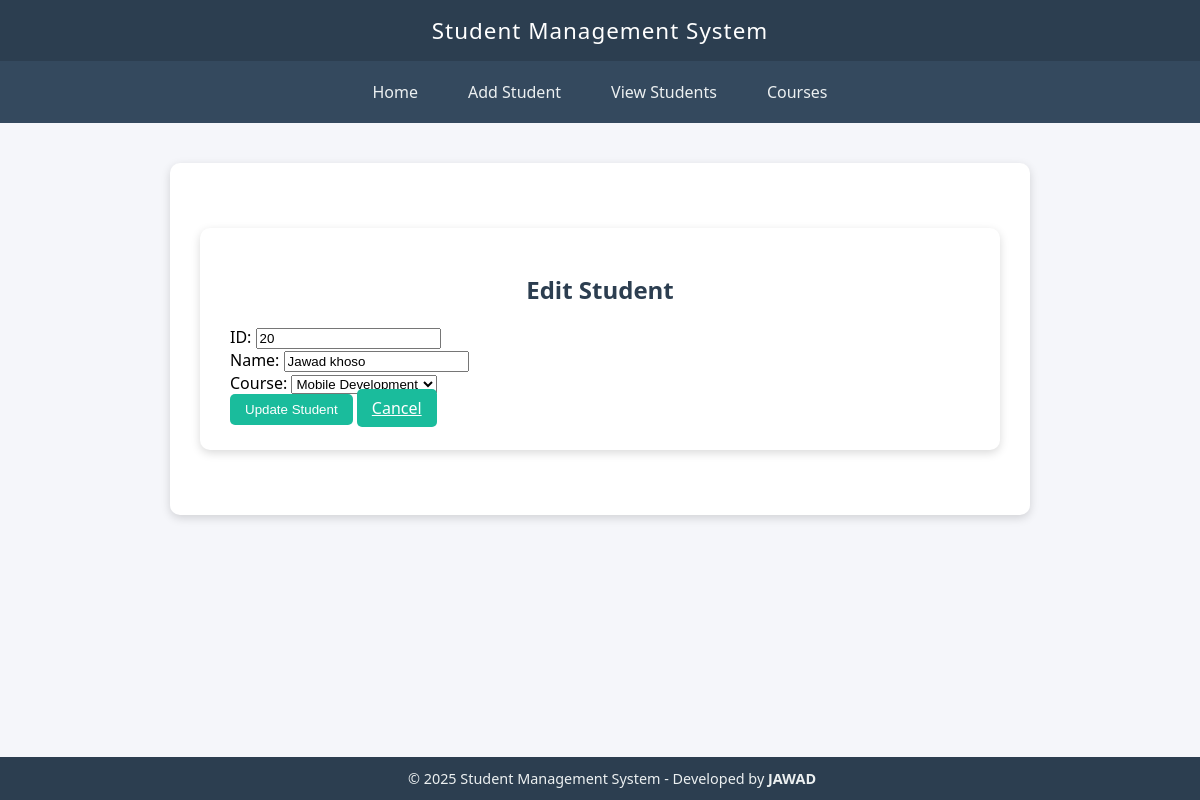
Screenshot of /edit_student/20 with the database file from the repository.
### tables this page shows
CREATE TABLE students (
            id INTEGER PRIMARY KEY AUTOINCREMENT,
            name TEXT NOT NULL,
            course TEXT NOT NULL
        );

CREATE TABLE courses (
            id INTEGER PRIMARY KEY AUTOINCREMENT,
            name TEXT NOT NULL UNIQUE
        );

### app.py (the view)
@app.route('/edit_student/<int:id>', methods=['GET', 'POST'])
def edit_student(id):
    conn = sqlite3.connect('database.db')
    cursor = conn.cursor()
    if request.method == 'POST':
        name = request.form['name']
        course = request.form['course']
        cursor.execute("UPDATE students SET name = ?, course = ? WHERE id = ?", (name, course, id))
        conn.commit()
        conn.close()
        return redirect(url_for('view_students'))
    else:
        cursor.execute("SELECT * FROM students WHERE id = ?", (id,))
        student = cursor.fetchone()
        cursor.execute("SELECT * FROM courses")
        courses = cursor.fetchall()
        conn.close()
        return render_template('edit_student.html', student=student, courses=courses)

### templates/edit_student.html
{% extends 'base.html' %}
{% block content %}
<div class="container mt-5">
    <h2 class="mb-4 text-primary">Edit Student</h2>
    <form method="POST">
        <div class="mb-3">
            <label for="id" class="form-label">ID:</label>
            <input type="text" id="id" name="id" value="{{ student[0] }}" class="form-control" readonly>
        </div>
        <div class="mb-3">
            <label for="name" class="form-label">Name:</label>
            <input type="text" id="name" name="name" value="{{ student[1] }}" class="form-control" required>
        </div>
        <div class="mb-3">
            <label for="course" class="form-label">Course:</label>
            <select id="course" name="course" class="form-select" required>
                {% for c in courses %}
                    <option value="{{ c[1] }}" {% if c[1] == student[2] %}selected{% endif %}>{{ c[1] }}</option>
                {% endfor %}
            </select>
        </div>
        <button type="submit" class="btn btn-success">Update Student</button>
        <a href="{{ url_for('view_students') }}" class="btn btn-secondary ms-2">Cancel</a>
    </form>
</div>
{% endblock %}  this is not working to edit or delete any students data

### templates/base.html (style rules this page uses)
body { font-family: 'Segoe UI', Tahoma, Geneva, Verdana, sans-serif; background: #f5f6fa; margin: 0; padding: 0; }
.container { max-width: 800px; margin: 40px auto; background: white; padding: 25px 30px; box-shadow: 0 3px 10px rgba(0, 0, 0, 0.15); border-radius: 10px; }
h1, h2, h3 { color: #2c3e50; text-align: center; }
.btn { background-color: #1abc9c; color: white; border: none; padding: 8px 15px; border-radius: 5px; cursor: pointer; transition: 0.3s; }

### rows the page displays
students: id "20", name "Jawad khoso", course "Mobile Development"

### other values shown
{{ 2025 }} "2025"
